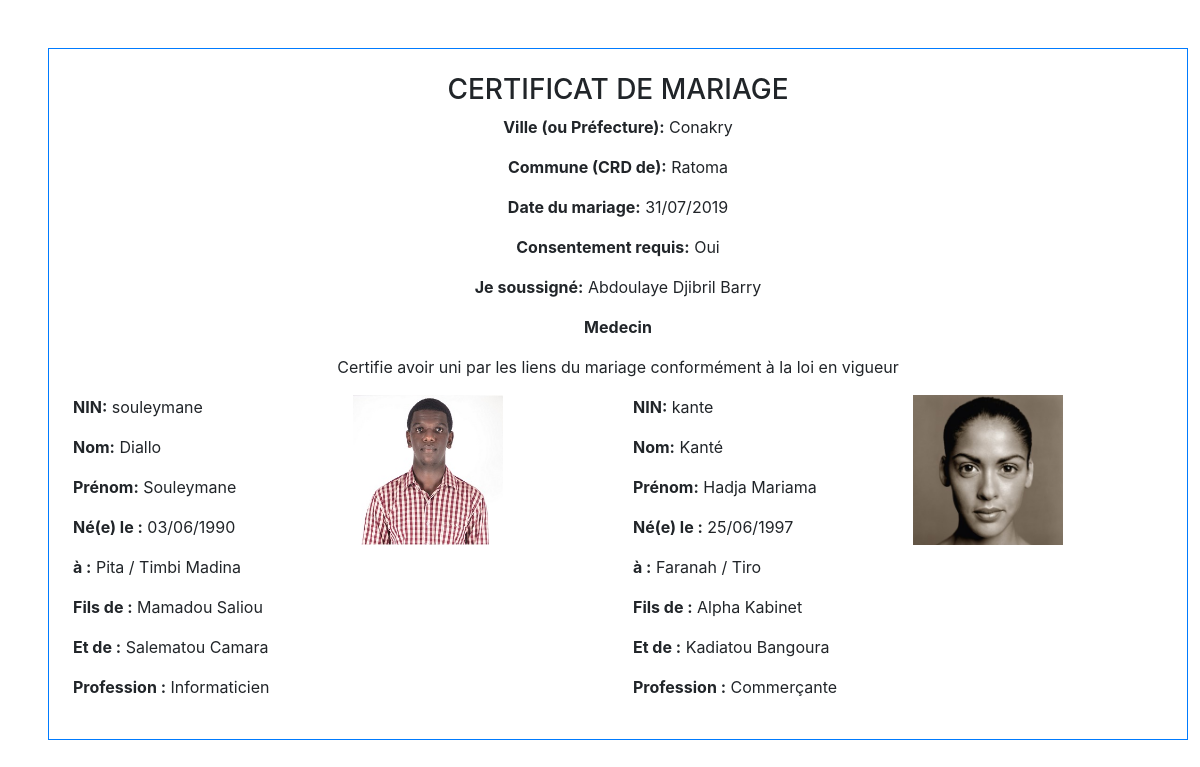
The page /gestion-demo-v3/demande/certificat-mariage/affiche-certificat-mariage.php?id=1 on the database its author committed.
### tables this page shows
CREATE TABLE `certificatmariage` (
  `ID_CERTMARIAGE` int(10) NOT NULL,
  `ID_RESPONSABLE` int(10) NOT NULL,
  `ID_CITOYEN` int(10) NOT NULL,
  `referenceCertMariage` varchar(20) NOT NULL,
  `DEGRE_INSTRUCTION_EPOUX` varchar(50) DEFAULT NULL,
  `DOMICILE_PARENT_EPOUX` varchar(50) DEFAULT NULL,
  `ID_EPOUSE` int(10) NOT NULL,
  `DEGRE_INSTRUCTION_EPOUSE` varchar(50) DEFAULT NULL,
  `DOMICILE_PARENT_EPOUSE` varchar(50) DEFAULT NULL,
  `ID_TEMOIN1` int(10) NOT NULL,
  `ID_TEMOIN2` int(10) NOT NULL,
  `VILLE_MAR` varchar(50) NOT NULL,
  `COMMUNE_MAR` varchar(50) DEFAULT NULL,
  `DATE_MAR` date DEFAULT NULL,
  `DATEDEC_MAR` date DEFAULT NULL,
  `DOT` varchar(10) DEFAULT NULL,
  `ETAT_BIEN_MAR` varchar(50) DEFAULT NULL
);

CREATE TABLE `responsable` (
  `ID_RESPONSABLE` int(10) NOT NULL,
  `NOM_RESP` varchar(50) DEFAULT NULL,
  `PRENOM_RESP` varchar(50) DEFAULT NULL,
  `PROFESSION_RESP` varchar(50) DEFAULT NULL,
  `LIEU_TRAVAIL` varchar(150) DEFAULT NULL,
  `SERVICE_RESP` varchar(255) DEFAULT NULL,
  `ADRESSE_RESP` varchar(150) DEFAULT NULL,
  `NOM_UTILISATEUR` varchar(50) DEFAULT NULL,
  `MOT_DE_PASSE` varchar(50) DEFAULT NULL,
  `TYPE_COMPTE` int(5) DEFAULT NULL
);

CREATE TABLE `citoyen` (
  `ID_CITOYEN` int(10) NOT NULL,
  `ID_DECNAISS` int(10) NOT NULL,
  `NOM` varchar(50) DEFAULT NULL,
  `PRENOMS` varchar(50) DEFAULT NULL,
  `DATE_NAISS` date DEFAULT NULL,
  `VILLE_NAISS` varchar(50) NOT NULL,
  `LIEU_NAISS` varchar(50) NOT NULL,
  `DOMICILE` varchar(50) DEFAULT NULL,
  `PROFESSION` varchar(50) DEFAULT NULL,
  `NOM_MERE` varchar(50) DEFAULT NULL,
  `PRENOM_MERE` varchar(50) DEFAULT NULL,
  `PROFESSION_MERE` varchar(50) DEFAULT NULL,
  `ADRESSE_MERE` varchar(50) DEFAULT NULL,
  `NOM_PERE` varchar(50) DEFAULT NULL,
  `PRENOM_PERE` varchar(50) DEFAULT NULL,
  `PROFESSION_PERE` varchar(50) DEFAULT NULL,
  `ADRESSE_PERE` varchar(50) DEFAULT NULL,
  `TEL` varchar(15) DEFAULT NULL,
  `EMAIL` varchar(60) DEFAULT NULL,
  `GENRE` varchar(10) DEFAULT NULL,
  `SITUATION_MATRIMONIALE` varchar(50) DEFAULT NULL,
  `TAILLE` float DEFAULT NULL,
  `TEINT` varchar(15) DEFAULT NULL,
  `CHEVEUX` varchar(15) DEFAULT NULL,
  `YEUX` varchar(20) DEFAULT NULL,
  `SIGNE_PARTICULIER` varchar(100) DEFAULT NULL,
  `MOT_PASSE` varchar(50) DEFAULT NULL,
  `NUM_EMPRUNT` varchar(20) DEFAULT NULL,
  `NIN_CITOYEN` varchar(20) DEFAULT NULL,
  `PHOTO_CITOYEN` varchar(255) NOT NULL
);

### gestion-demo-v3/demande/certificat-mariage/affiche-certificat-mariage.php (the view, shortened to what this page needs)
<?php
    $id = $_GET['id'];
    $con = connexion();
    $requete = "SELECT cit.nom as nom_epoux, cit.prenoms as prenom_epoux, cit.nin_citoyen as nin_epoux,
                date_format(cit.date_naiss, '%d/%m/%Y') as date_naiss_epoux, cit.ville_naiss as ville_naiss_epoux, cit.lieu_naiss as lieu_naiss_epoux,
                cit.prenom_pere as prenom_pere_epoux, cit.prenom_mere as prenom_mere_epoux, cit.nom_mere as nom_mere_epoux,
                cit.profession as profession_epoux, cit.photo_citoyen as photo_epoux,
                eps.nin_citoyen as nin_epouse, eps.nom as nom_epouse, eps.prenoms as prenom_epouse,
                date_format(eps.date_naiss, '%d/%m/%Y') as date_naiss_epouse, eps.ville_naiss as ville_naiss_epouse, eps.lieu_naiss as lieu_naiss_epouse,
                eps.prenom_pere as prenom_pere_epouse, eps.prenom_mere as prenom_mere_epouse, eps.nom_mere as nom_mere_epouse,
                eps.profession as profession_epouse, eps.photo_citoyen as photo_epouse,
                mar.id_certmariage, mar.ville_mar, mar.commune_mar, date_format(mar.date_mar, '%d/%m/%Y') as date_mar, date_format(mar.datedec_mar, '%d/%m/%Y') as datedec_mar,
                resp.nom_resp, resp.prenom_resp, resp.profession_resp
                FROM certificatmariage mar, citoyen cit, citoyen eps, responsable resp
                WHERE mar.id_citoyen = cit.id_citoyen
                AND mar.id_epouse = eps.id_citoyen
                AND mar.id_responsable = resp.id_responsable
                AND mar.id_certmariage = $id";
    $row = $con->query($requete);
    $row = $row->fetch();
?>
<!DOCTYPE html>
<html lang="fr">
<head>
    <link rel="stylesheet" href="../../css/bootstrap.min.css">
</head>
<body>
    <main class="container m-5 p-4 border border-primary">
        <h1 class="h3 text-center">CERTIFICAT DE MARIAGE</h1>
        <div class="row text-center">
            <div class="col-12">
                <p><strong>Ville (ou Préfecture):</strong> <?=$row['ville_mar']?></p>
                <p><strong>Commune (CRD de):</strong> <?=$row['commune_mar']?></p>
                <p><strong>Date du mariage:</strong> <?=$row['date_mar']?></p>
                <p><strong>Consentement requis:</strong> Oui</p>
                <p><strong>Je soussigné:</strong> <?=$row['prenom_resp'].' '.$row['nom_resp']?></p>
                <p><strong><?=$row['profession_resp']?></strong></p>
                <p>Certifie avoir uni par les liens du mariage conformément à la loi en vigueur</p>
            </div>
        </div>
        <div class="row">
            <div class="col-3">
                <p><strong>NIN:</strong> <?=$row['nin_epoux']?></p>
                <p><strong>Nom:</strong> <?=$row['nom_epoux']?></p>
                <p><strong>Prénom:</strong> <?=$row['prenom_epoux']?></p>
                <p><strong>Né(e) le :</strong> <?=$row['date_naiss_epoux']?></p>
                <p><strong>à :</strong> <?=$row['ville_naiss_epoux']?> / <?=$row['lieu_naiss_epoux']?></p>
                <p><strong>Fils de :</strong> <?=$row['prenom_pere_epoux']?></p>
                <p><strong>Et de :</strong> <?=$row['prenom_mere_epoux']?> <?=$row['nom_mere_epoux']?></p>
                <p><strong>Profession :</strong> <?=$row['profession_epoux']?></p>
            </div>
            <div class="col-3">
                <img  style="width:150px;height:150px" src="../../images/photos/<?=$row['photo_epoux']?>">
            </div>
            <div class="col-3">
                <p><strong>NIN:</strong> <?=$row['nin_epouse']?></p>
                <p><strong>Nom:</strong> <?=$row['nom_epouse']?></p>
                <p><strong>Prénom:</strong> <?=$row['prenom_epouse']?></p>
                <p><strong>Né(e) le :</strong> <?=$row['date_naiss_epouse']?></p>
                <p><strong>à :</strong> <?=$row['ville_naiss_epouse']?> / <?=$row['lieu_naiss_epouse']?></p>
                <p><strong>Fils de :</strong> <?=$row['prenom_pere_epouse']?></p>
                <p><strong>Et de :</strong> <?=$row['prenom_mere_epouse']?> <?=$row['nom_mere_epouse']?></p>
                <p><strong>Profession :</strong> <?=$row['profession_epouse']?></p>
            </div>
            <div class="col-3">
                <img  style="width:150px;height:150px" src="../../images/photos/<?=$row['photo_epouse']?>">
            </div>
        </div>
    </main>
</body>
</html>

### rows shown on the page
certificatmariage: VILLE_MAR "Conakry", COMMUNE_MAR "Ratoma", ID_RESPONSABLE.PRENOM_RESP "Abdoulaye Djibril", ID_RESPONSABLE.NOM_RESP "Barry", ID_RESPONSABLE.PROFESSION_RESP "Medecin", ID_CITOYEN.NIN_CITOYEN "souleymane", ID_CITOYEN.NOM "Diallo", ID_CITOYEN.PRENOMS "Souleymane", ID_CITOYEN.VILLE_NAISS "Pita", ID_CITOYEN.LIEU_NAISS "Timbi Madina", ID_CITOYEN.PRENOM_PERE "Mamadou Saliou", ID_CITOYEN.PRENOM_MERE "Salematou", ID_CITOYEN.NOM_MERE "Camara", ID_CITOYEN.PROFESSION "Informaticien", ID_CITOYEN.PHOTO_CITOYEN (picture), ID_EPOUSE.NIN_CITOYEN "kante", ID_EPOUSE.NOM "Kanté", ID_EPOUSE.PRENOMS "Hadja Mariama", ID_EPOUSE.VILLE_NAISS "Faranah", ID_EPOUSE.LIEU_NAISS "Tiro", ID_EPOUSE.PRENOM_PERE "Alpha Kabinet", ID_EPOUSE.PRENOM_MERE "Kadiatou", ID_EPOUSE.NOM_MERE "Bangoura", ID_EPOUSE.PROFESSION "Commerçante", ID_EPOUSE.PHOTO_CITOYEN (picture)

### other values the page prints
$row['date_mar'] "31/07/2019"
$row['date_naiss_epoux'] "03/06/1990"
$row['date_naiss_epouse'] "25/06/1997"
